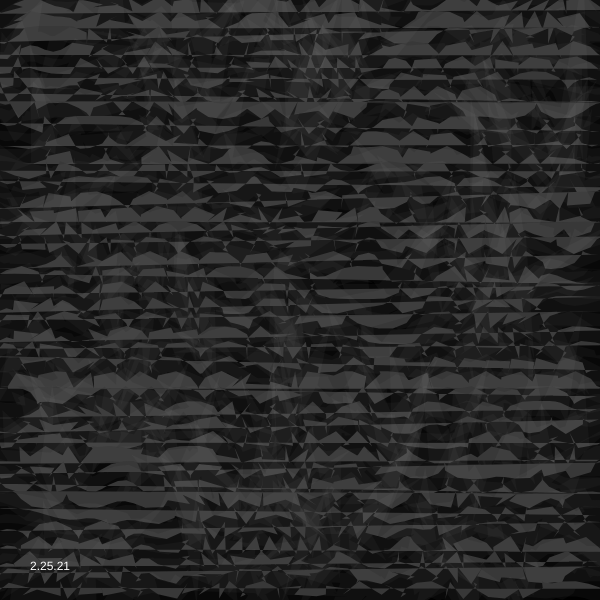
Frame 1 (no input)
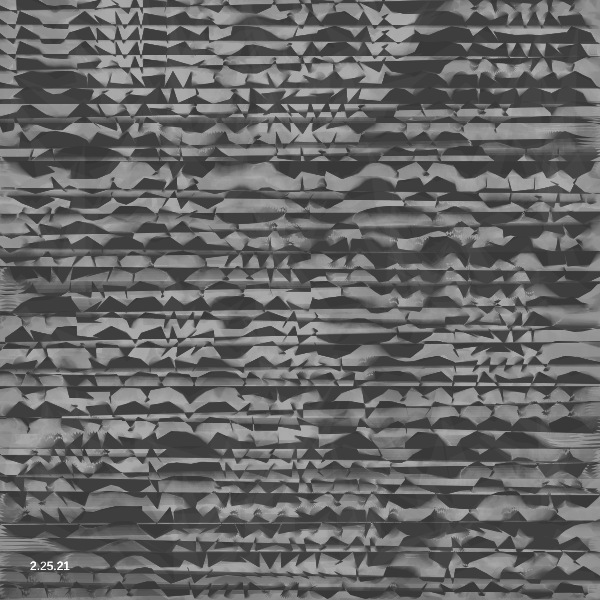
Frame 60 (no input)
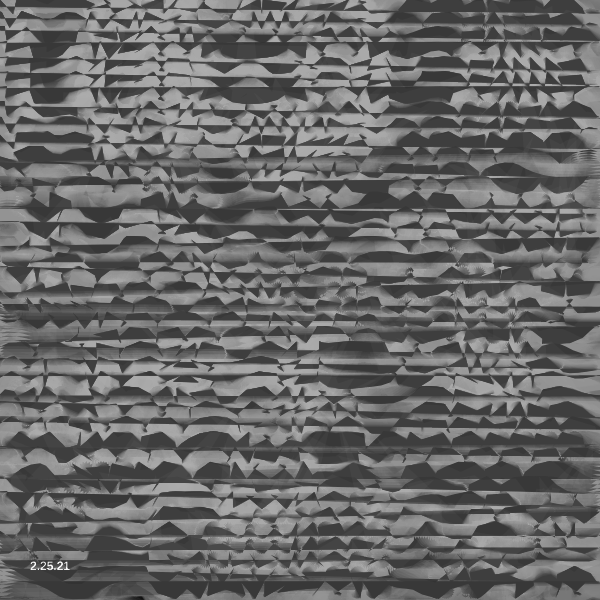
Frame 120 (the mouse pressed at the canvas centre since frame 60)

The p5.js sketch that drew these frames (run headless with seeded random() and noise() and a simulated clock; from frame 60 on, the mouse is pressed at the canvas centre):

// p5.js sketch
// ── sketch.js
function setup () {
    var canvas;
    if(windowWidth>=600 && windowHeight >=600){
      canvas = createCanvas(600, 600);
    }
    else{
      canvas = createCanvas(windowWidth, windowHeight - 100);
    }

    var x = (windowWidth - width) / 2;
    var y = (windowHeight - height) / 2;

    canvas.position(x, y);

    background(0);

}

var t = 0;

function draw() {
  background(0, 10);
  stroke(200, 10)
  fill(50)

  strokeWeight(30)

  k=map(sin(t+=.001),-10,1,99,500)

  for(y=-10; y<width; y+=15,endShape()){
    for(beginShape(),x=-10; x<width+10; x+=8){
      vertex(cos(d=noise(x/width,y/width-t)*k)*9+x,sin(d)*9+y);
    }
  }

  fill(255)
  noStroke();
  text("2.25.21", 30, height-30)
}
